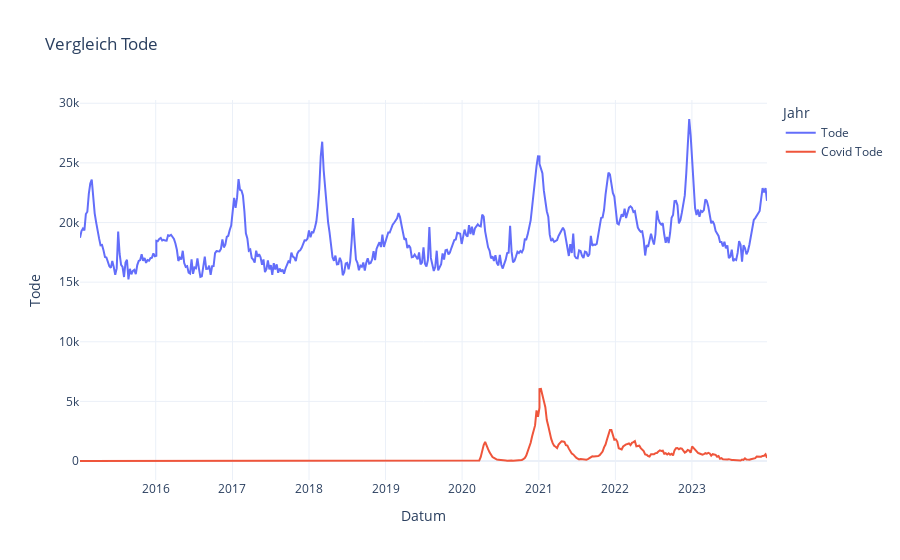

The notebook cell this image was saved under:
### Code cell
fig = go.Figure()
df_gesamt = df[df['Age'] == 'gesamt']
df_gesamt['Date'] = pd.to_datetime(df_gesamt['Year'].astype(str) + df_gesamt['Week'].astype(str).str.zfill(2) + '1', format='%Y%W%w')
df_gesamt= df_gesamt.drop(columns=['Year','Week','Age'])


fig.add_trace(go.Scatter(
    x=df_gesamt['Date'],
    y=df_gesamt['Value'],
    mode='lines',
    name='Tode'
))
fig.add_trace(go.Scatter(
    x=df_gesamt['Date'],
    y=df_gesamt['Value_Covid'],
    mode='lines',
    name='Covid Tode'
))

# Layout anpassen
fig.update_layout(
    title='Vergleich Tode',
    xaxis_title='Datum',
    yaxis_title='Tode',
    legend_title='Jahr',
    template='plotly_white'
)

# Diagramm anzeigen
fig.show()

### Figure 1 — Plotly figure (JSON) as saved in the notebook; plotly's stock layout.template omitted (floating-point values rounded to 4 significant figures; data arrays with more than 128 entries replaced by an {"elided": "..."} marker saying what was removed)
{"data": [{"mode": "lines", "name": "Tode", "type": "scatter", "x": {"elided": "470 str values"}, "y": {"elided": "470 int values"}}, {"mode": "lines", "name": "Covid Tode", "type": "scatter", "x": {"elided": "470 str values"}, "y": {"elided": "470 int values"}}], "layout": {"legend": {"title": {"text": "Jahr"}}, "title": {"text": "Vergleich Tode"}, "xaxis": {"title": {"text": "Datum"}}, "yaxis": {"title": {"text": "Tode"}}}}
